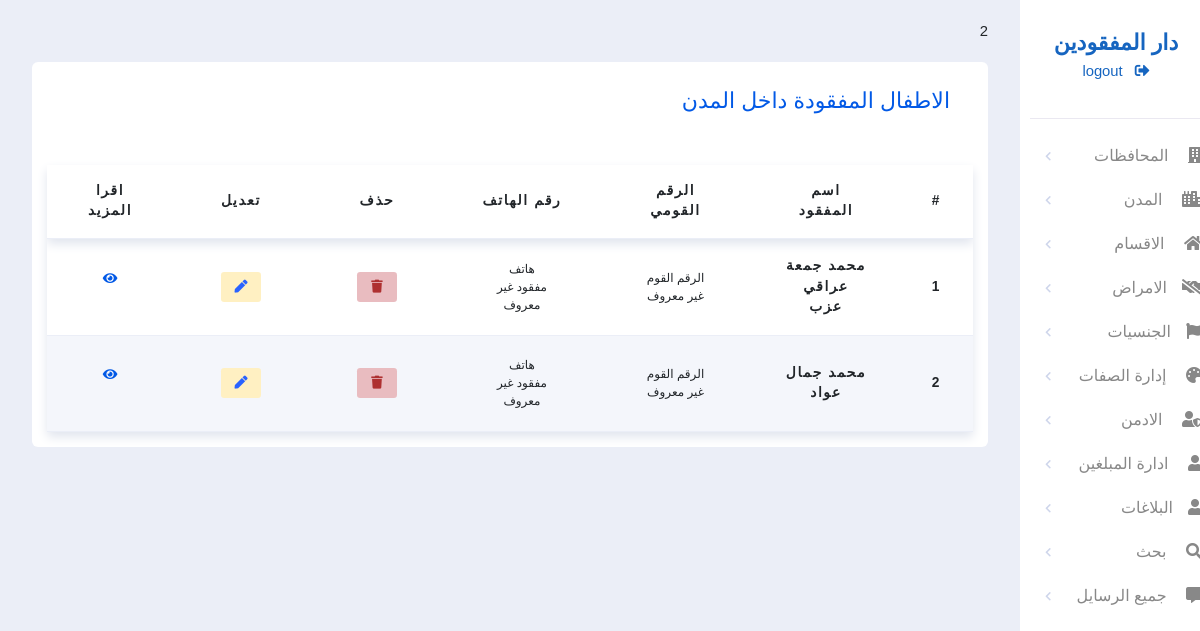
The page /admin/city_missing.php?id=168 (signed in) on the database its author committed.
### tables this page shows
CREATE TABLE `missing` (
  `id` int(225) NOT NULL,
  `SSN` int(225) DEFAULT NULL,
  `age` int(11) DEFAULT NULL,
  `phone` int(50) NOT NULL,
  `First_Name` varchar(255) NOT NULL,
  `Mid_Name` varchar(255) NOT NULL,
  `Last_Name` varchar(255) NOT NULL,
  `relationWithMisssing` int(255) NOT NULL,
  `gender` int(50) NOT NULL,
  `nationality_code` int(11) NOT NULL,
  `missing_date` date NOT NULL,
  `governorate_code` int(50) NOT NULL,
  `city_code` int(50) NOT NULL,
  `department_code` int(50) NOT NULL,
  `notes` text NOT NULL,
  `hair_color` int(11) NOT NULL,
  `skin_color` int(50) NOT NULL,
  `eye_color` int(50) NOT NULL,
  `disease_code` int(50) NOT NULL,
  `height` int(255) NOT NULL,
  `weight` int(255) NOT NULL,
  `created_at` timestamp NOT NULL DEFAULT current_timestamp() ON UPDATE current_timestamp(),
  `image` varchar(225) NOT NULL,
  `added_by_admin` int(50) DEFAULT NULL,
  `missingType` int(4) NOT NULL,
  `added_by_citizines` int(225) DEFAULT NULL
);

### admin/city_missing.php (the view, shortened to what this page needs)
<?php
include('auth.php');
?>
<!DOCTYPE html>
<html lang="en">
<head>
    <link rel="stylesheet" href="assets/css/all.min.css">
    <link rel="stylesheet" href="assets/css/owl.carousel.min.css">
    <link rel="stylesheet" href="assets/css/bootstrap.min.css">
    <link rel="stylesheet" href="assets/css/dashboard.css">
    <link rel="stylesheet" href="assets/css/main.css">
    <link rel="stylesheet" href="assets/css/template.css">
    <link rel="stylesheet" href="assets/css/missing.css">
    <link rel="stylesheet" href="assets/css/table.css">
</head>
<body>
    <div class="view">
        <div class="row">
            <div class="col-lg-2">
            <?php
                if ($_SESSION['admin_dapartment_status']==1) {
                    include('template/side_bar_police.php');
                }
                elseif($_SESSION['admin_dapartment_status']==2)
                {
                    include('template/side_bar_hospital.php');
                }
                else{
                    include('template/side_bar_shelter.php');
                }
                            ?>
            </div>
            <div class="col-lg-10">
                <div class="side-right">
                    <?php
                    if (isset($_GET["id"])) {
                        $city_code_id =  $_GET['id'];
                        $sel = $con->prepare("SELECT * FROM missing WHERE city_code=:city_code");
                        $sel->bindparam('city_code', $city_code_id);
                        $sel->execute();
                        $fets = $sel->fetchAll();
                    }
                    ?>
                    <div class="content-template">
                        <div class="upper-template">
                            <div class="template-title">
                                <h2 class="h1"> الاطفال المفقودة داخل المدن </h2>
                            </div>
                        </div>
                        <br>
                        <div class="table-template">
                            <table>
                                <thead>
                                    <tr>
                                        <th scope="col">#</th>
                                        <th scope="col"> اسم المفقود </th>
                                        <th scope="col">الرقم القومي</th>
                                        <th scope="col">رقم الهاتف</th>
                                        <th scope="col"> حذف</th>
                                        <th scope="col">تعديل</th>
                                        <th scope="col">اقرا المزيد</th>
                                    </tr>
                                </thead>
                                <tbody>
                                    <?php
                                    $i = 0;
                                    foreach ($fets as $fet) {
                                        $i++;
                                    ?>
                                        <tr>
                                            <th scope="row"> <?php echo $i ?> </th>
                                            <th>                                              <?php
                                                if (empty($fet["First_Name"] && $fet["Mid_Name"] && $fet["Last_Name"] )) {
                                    echo 'اسم المفقود غير معروق';
                                                }
                                                else
                                                {
                                                    echo $fet["First_Name"] .' '. $fet["Mid_Name"] .' '. $fet["Last_Name"];
                                                }
?> </th>
<td> <?php                                                if ($fet["SSN"]  == 0) {
                                                    echo 'الرقم القوم  غير معروف';
                                                }
                                                else
                                                {
                                                    echo $fet["SSN"] ;
                                                }
                                                ?>  </td>
                                                          <td> <?php if ($fet["phone"] == 0) {
                                               echo 'هاتف مفقود غير معروف';
                                            }
                                            else
                                            {
                                                echo $fet["phone"];
                                            } ?> </td>
                                            <td>
                                                <p class="status status-unpaid">
                                                    <i class="fas fa-trash" onclick="delete_missing(<?php echo $fet['id'] ?>)"></i>
                                                </p>
                                            </td>
                                            <td>
                                                <p class="status status-pending">
                                                    <a href="EditMissing.php?id=<?php echo $fet['id'] ?>"> <i class="fas fa-pen"></i> </a>
                                                </p>
                                            </td>
                                            <td>
                                                <p>
                                                    <a href="missingdetailes.php?comment_code=<?php echo $fet['id'] ?>"> <i class="fas fa-eye blue"></i> </a>
                                                </p>
                                            </td>
                                        </tr>
                                    <?php
                                    }
                                    ?>
                                </tbody>
                            </table>
                        </div>
                    </div>
                </div>
            </div>
        </div>
</body>
</html>

### admin/assets/css/dashboard.css (style rules this page uses)
:root { --col-main :#1665C0; --col-main-dark :#43a5f5; --col-black : #222; --col-black-l : #666; --col-border: #E5E5E5; --col-gray-d : #9E9E9E; --col-border-d: #707070; --col-bg : #F7F7FA; --col-body-color:rgb(235, 238, 247); }
* { margin: 0; padding: 0; box-sizing: border-box; }
body { font-family: 'Inter', sans-serif; background-color: var(--col-body-color); font-size: .925rem; direction: rtl; }

### admin/assets/css/main.css (style rules this page uses)
:root { --main-color:#0259e6; --second-color:#4c5258; }
* { box-sizing: border-box; }
body { font-family: 'Lato', sans-serif; font-family: 'Roboto', sans-serif; direction: rtl; }

### admin/assets/css/template.css (style rules this page uses)
body { overflow-x: hidden; direction: rtl; font-family: 'Tajawal', sans-serif }
:root { --col-main :#1665C0; --col-main-dark :#43a5f5; --col-black : #222; --col-black-l : #666; --col-border: #E5E5E5; --col-gray-d : #9E9E9E; --col-border-d: #707070; --col-bg : #F7F7FA; --col-body-color:rgb(235, 238, 247); }
.view .side-right { background-color: var(--col-body-color); padding: 20px; }
.view .content-template { background: white; padding: 15px; border-radius: 6px; margin-top: 20px; }
.view .content-template .upper-template { display: flex; padding-right: 23px; margin-bottom: 20px; padding-top: 11px; justify-content: space-between; }
.view .content-template .upper-template .template-title { flex: 1; }
.view .content-template .upper-template .template-title h2 { color: var(--main-color); font-size: 22px; }
.view .content-template .table-template .blue { color: var(--main-color); }
.view .content-template .table-template td i { font-size: 13px; margin-right: 5px; margin-left: 5px; }
a { text-decoration: none; }
tr { border-bottom: 1px solid var(--col-body-color) !important; }

### admin/assets/css/missing.css (style rules this page uses)
:root { --col-main :#1665C0; --col-main-dark :#43a5f5; --col-black : #222; --col-black-l : #666; --col-border: #E5E5E5; --col-gray-d : #9E9E9E; --col-border-d: #707070; --col-bg : #F7F7FA; --col-active:rgb(0, 224, 0); --col-not-active:rgb(252, 67, 21); }

### admin/assets/css/table.css (style rules this page uses)
table { border-collapse: collapse; box-shadow: 0 5px 10px #e1e5ee; background-color: white; text-align: center; overflow: hidden; width: 100%; }
table thead { box-shadow: 0 5px 10px #e1e5ee; }
table th { padding: 1rem 2rem; letter-spacing: 0.10rem; font-size: .86rem; font-weight: 900; }
table td { padding: 1.3rem 3rem; border-bottom: 1px dashed rgb(138, 135, 135); font-size: 12px; }
table a { text-decoration: none; color: #2962ff; }
table .status { border-radius: 0.2rem; background-color: red; text-align: center; padding: 6px 0px; width: 40px; margin: auto; }
table .status-pending { background-color: #fff0c2; color: #a68b00; }
table .status-unpaid { background-color: #e9bcc0; color: #ae3030; }
table tr:nth-child(even) { background-color: #f4f6fb; }

### rows shown on the page
missing: First_Name "محمد", Mid_Name "جمعة", Last_Name "عراقي عزب", shows "الرقم القوم غير معروف", phone "هاتف مفقود غير معروف"
missing: First_Name "محمد", Mid_Name "جمال", Last_Name "عواد", shows "الرقم القوم غير معروف", phone "هاتف مفقود غير معروف"
